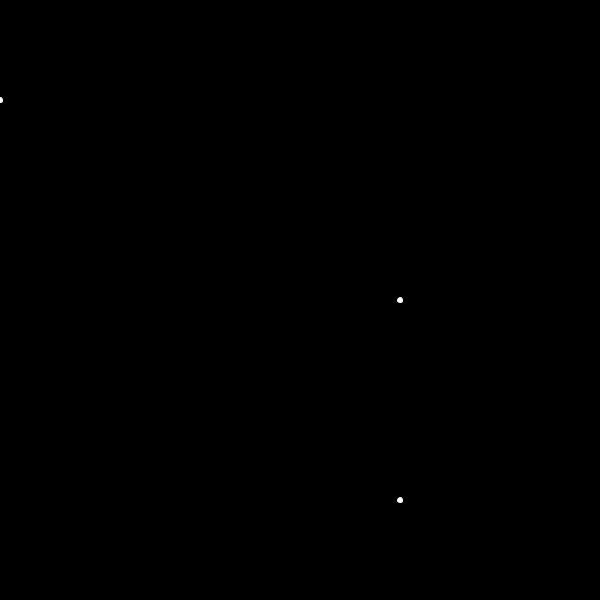
Frame 1 (no input)
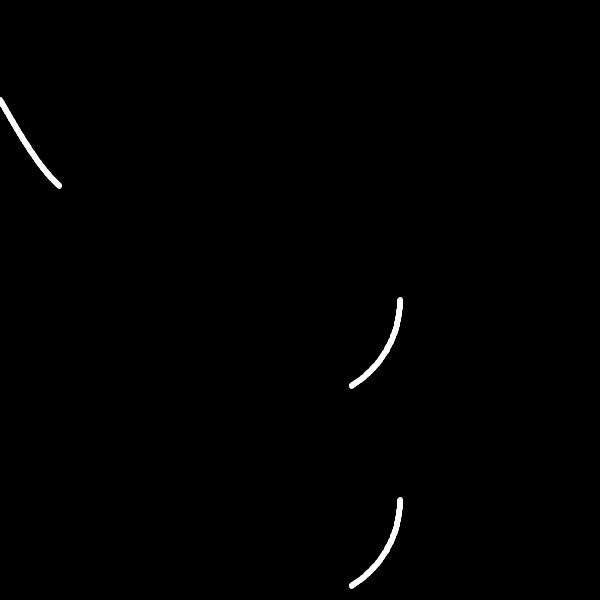
Frame 60 (the mouse pressed at the canvas centre just before this capture)
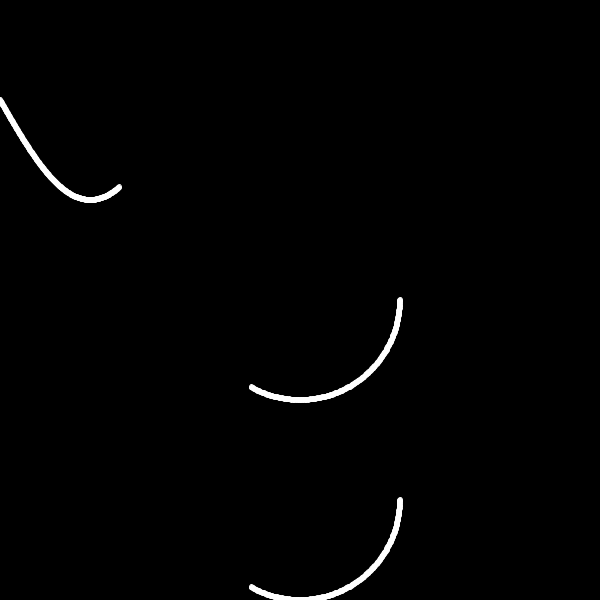
Frame 120 (the mouse held since frame 60 and released just before this capture)

The Processing sketch that drew these frames (run headless with seeded random() and noise(); from frame 60 on, the mouse is pressed at the canvas centre):

// Processing sketch: w10_graphs
// ── w10_graphs.pde
//All three "graphs" will use these variables
int angle; //The degree angle we will use for sin() and cos() functions.
int dotDiameter;//The size of the circle that will be graphing.

int sinAmplitude;
int circRadius;
int spiralRadius;

void setup() {
  size(600, 600);
  background(0);
  dotDiameter = 4;
  sinAmplitude = 100;
  circRadius = 100;
  spiralRadius = 100;
  angle = 0;
  stroke(255);
}//setup

void draw() {
  //background(0);
  //sin curve
  drawSinCurve(angle, sinAmplitude, sinAmplitude);
  //circle
  drawCircle(angle, circRadius, width/2, sinAmplitude*2 + circRadius);
  //concentric circles
  drawCircle(angle, spiralRadius, width/2, sinAmplitude*2 + circRadius*3);
  angle++;
  if (angle%360 == 0){
    spiralRadius-=7;
  }
}//draw

void drawSinCurve(int degrees, int amplitude, int yOffset) {
  circle(degrees % height, sin(radians(degrees))*amplitude+yOffset, 5); 
}
void drawCircle(int degrees, int radius, int xOffset, int yOffset) {
  circle(cos(radians(degrees))*radius+xOffset, sin(radians(degrees))*radius+yOffset, 5);
}
